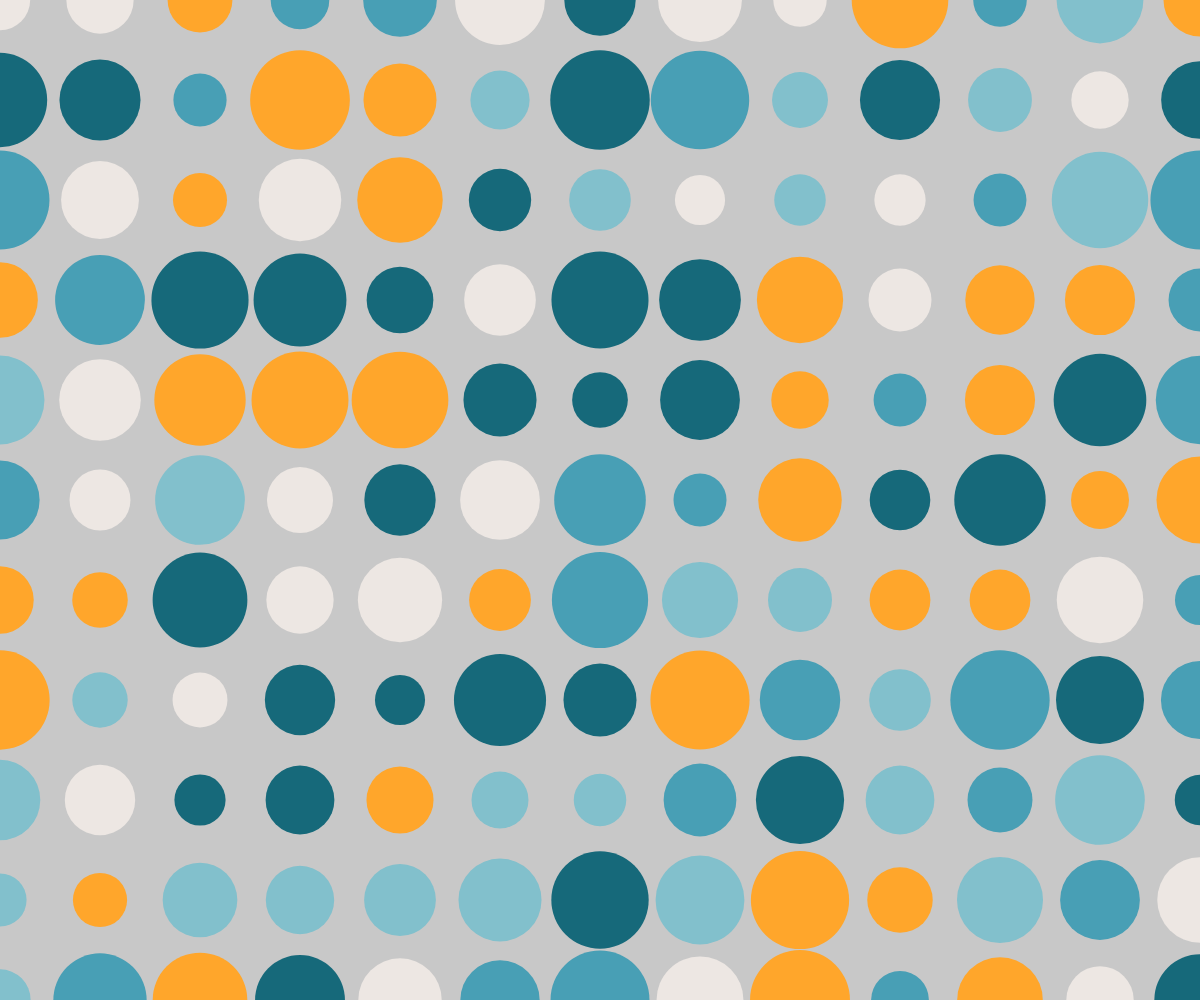
Frame 1 (no input)
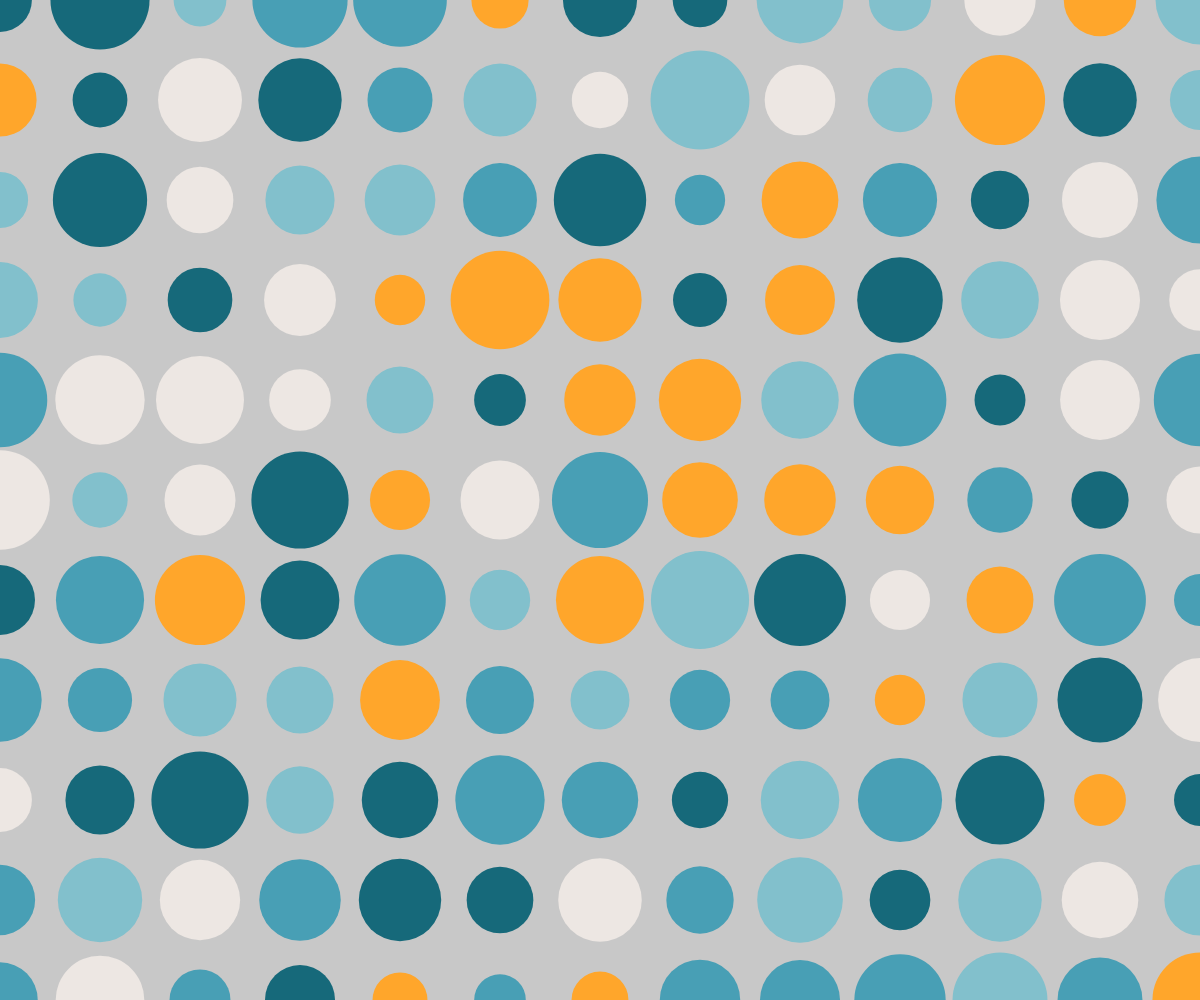
Frame 2 (the mouse pressed at the canvas centre, redrawn once)

The p5.js sketch that drew these frames (run headless with seeded random() and noise() and a simulated clock; the mouse was pressed at the canvas centre and the sketch redrawn once):

// p5.js sketch
// ── sketch.js
"use strict";
//==========
// p5.js

function setup(){
	createCanvas(windowWidth, windowHeight);
	noLoop();
}

function draw(){
	
	let colors = [];
	colors.push(color(22, 105, 122));
	colors.push(color(72, 159, 181));
	colors.push(color(130, 192, 204));
	colors.push(color(237, 231, 227));
	colors.push(color(255, 166, 43));

	background(200);
	noStroke();
	rectMode(CENTER);

	let l = colors.length;
	let s = 100;

	for(let a=0; a<20; a++){
		for(let b=0; b<20; b++){
			let rdm = random(l);
			let index = floor(rdm);
			let c = colors[index];
			fill(c);
			let x = b * s;
			let y = a * s;
			let scale = random(5, 10) / 10;
			circle(x, y, s*scale);
		}
	}
}
